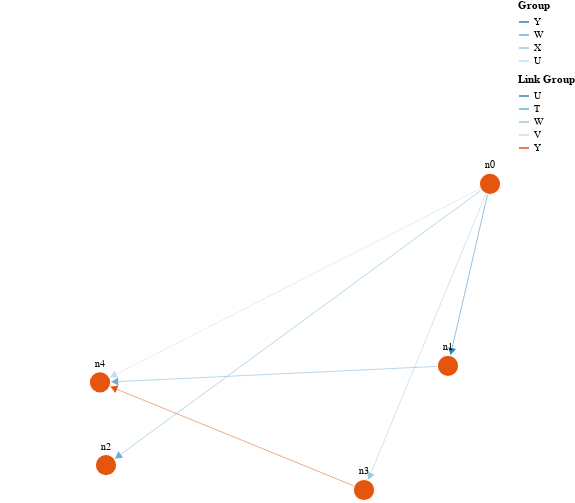

Here is the notebook cell this chart was saved with:
### Code cell
g = nx.generators.barabasi_albert_graph(5, 3)
def rand_group():
    possible = "TUVWXYZ"
    return random.sample(possible, 1)[0]

node_properties = {n: {"group": rand_group(), 
                       "fx": random.randint(1, 100),
                       "fy": random.randint(1, 100)}
                    for n in g.nodes()}

edge_attributions = {e: {"group": rand_group()}
                    for e in g.edges()}

nx.set_node_attributes(g, node_properties)
nx.set_edge_attributes(g, edge_attributions)
nx.set_node_attributes(g, {k:f"n{i}" for i, k in enumerate(g.nodes)}, "label")

schema = plots.spring_force_graph(g, node_labels="label")
plots.save_schema(schema, "_schema.json")
plots.ipy_display(schema, format="interactive")

### Figure 1 — Vega specification as saved in the notebook (floating-point values rounded to 4 significant figures)
{"$schema": "https://vega.github.io/schema/vega/v5.json", "data": [{"name": "node-data", "values": [{"fx": 80, "fy": 21, "group": "Y", "id": 0, "label": "n0"}, {"fx": 73, "fy": 43, "group": "W", "id": 1, "label": "n1"}, {"fx": 16, "fy": 55, "group": "X", "id": 2, "label": "n2"}, {"fx": 59, "fy": 58, "group": "U", "id": 3, "label": "n3"}, {"fx": 15, "fy": 45, "group": "X", "id": 4, "label": "n4"}]}, {"name": "link-data", "values": [{"group": "U", "source": 0, "target": 1}, {"group": "T", "source": 0, "target": 2}, {"group": "W", "source": 0, "target": 3}, {"group": "V", "source": 0, "target": 4}, {"group": "T", "source": 1, "target": 4}, {"group": "Y", "source": 3, "target": 4}]}], "description": "A node-link diagram with force-directed layout.", "height": 500, "legends": [{"stroke": "color", "symbolType": "stroke", "title": "Group"}, {"stroke": "colorlink", "symbolType": "stroke", "title": "Link Group"}], "marks": [{"encode": {"enter": {"fill": {"field": "group", "value": "color"}, "stroke": {"value": "white"}}, "update": {"cursor": {"value": "pointer"}, "fx": {"signal": "node != null && node.datum.id == datum.id && fix.length == 2 ? fix[0] : (layoutdata ? scale('xscale', datum.fx) : null)"}, "fy": {"signal": "node != null && node.datum.id == datum.id && fix.length == 2 ? fix[1] : (layoutdata ? scale('yscale', datum.fy) : null)"}, "size": {"signal": "2 * nodeRadius * nodeRadius"}}}, "from": {"data": "node-data"}, "name": "nodes", "transform": [{"forces": [{"force": "center", "x": {"signal": "cx"}, "y": {"signal": "cy"}}, {"force": "collide", "radius": {"signal": "nodeRadius"}}, {"force": "nbody", "strength": {"signal": "nodeCharge"}}, {"distance": {"signal": "linkDistance"}, "force": "link", "links": "link-data"}], "iterations": 300, "restart": {"signal": "restart"}, "signal": "force", "static": true, "type": "force"}], "type": "symbol", "zindex": 1}, {"encode": {"enter": {"align": {"value": "center"}, "baseline": {"value": "middle"}, "fill": {"value": "black"}, "fontSize": {"value": 10}, "text": {"field": "datum.label"}}, "update": {"x": {"field": "x"}, "y": {"field": "y"}}}, "from": {"data": "nodes"}, "interactive": false, "name": "labels", "transform": [{"anchor": ["top", "bottom", "right", "left"], "avoidMarks": ["nodes"], "offset": [1], "size": {"signal": "[width + 60, height]"}, "type": "label"}], "type": "text", "zindex": 2}, {"encode": {"update": {"stroke": {"field": "group", "scale": "colorlink"}, "strokeWidth": {"value": 0.5}}}, "from": {"data": "link-data"}, "interactive": false, "transform": [{"require": {"signal": "force"}, "shape": "line", "sourceX": "datum.source.x", "sourceY": "datum.source.y", "targetX": "datum.target.x", "targetY": "datum.target.y", "type": "linkpath"}], "type": "path"}, {"encode": {"enter": {"fill": {"field": "group", "scale": "colorlink"}, "shape": {"value": "triangle-right"}, "size": {"value": 40}, "stroke": {"field": "group", "scale": "colorlink"}}, "hover": {"opacity": {"value": 1}}, "update": {"x": {"field": "target.x"}, "y": {"field": "target.y"}}}, "from": {"data": "link-data"}, "name": "arrows", "transform": [{"as": "tan", "expr": "atan2((datum.datum.target.y-datum.datum.source.y),(datum.datum.target.x-datum.datum.source.x))", "type": "formula"}, {"as": "angle", "expr": "datum.tan*180/PI", "type": "formula"}, {"as": "y", "expr": "datum.datum.target.y - nodeRadius*sin(datum.tan)", "type": "formula"}, {"as": "x", "expr": "datum.datum.target.x - nodeRadius*cos(datum.tan)", "type": "formula"}], "type": "symbol", "zindex": {"value": 40}}], "padding": 0, "scales": [{"domain": {"data": "node-data", "field": "group"}, "name": "color", "range": {"scheme": "category20c"}, "type": "ordinal"}, {"domain": {"data": "link-data", "field": "group"}, "name": "colorlink", "range": {"scheme": "category20c"}, "type": "ordinal"}, {"domain": {"data": "node-data", "field": "fx"}, "name": "xscale", "range": [10, {"signal": "width - 10"}]}, {"domain": {"data": "node-data", "field": "fy"}, "name": "yscale", "range": [10, {"signal": "height - 10"}]}], "signals": [{"name": "cx", "update": "width / 2"}, {"name": "cy", "update": "height / 2"}, {"name": "nodeRadius", "value": 15}, {"name": "nodeCharge", "value": -80}, {"name": "linkDistance", "value": 80}, {"bind": {"input": "checkbox"}, "name": "layoutdata", "value": true}, {"description": "State variable for active node fix status.", "name": "fix", "on": [{"events": "symbol:mouseout[!event.buttons], window:mouseup", "update": "false"}, {"events": "symbol:mouseover", "update": "fix || true"}, {"events": "[symbol:mousedown, window:mouseup] > window:mousemove!", "force": true, "update": "xy()"}], "value": false}, {"description": "Graph node most recently interacted with.", "name": "node", "on": [{"events": "symbol:mouseover", "update": "fix === true ? item() : node"}], "value": null}, {"description": "Flag to restart Force simulation upon data changes.", "name": "restart", "on": [{"events": {"signal": "fix"}, "update": "fix && fix.length"}, {"events": {"signal": "layoutdata"}, "update": "true"}], "value": false}], "width": 500}
